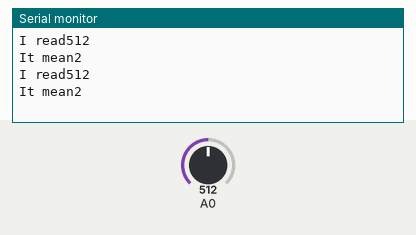
Recording of a sketch running on a simulated Arduino Uno, built with avr-gcc and run on an emulated ATmega328P. On the bench: the last lines printed to the serial monitor. Inputs (shaded band) come from the test bench; at power-on: A0 = 512.

Above: at 1.2 s.
1.3 s: A0 set to 716
At 2.6 s:
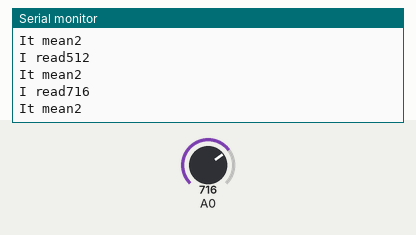
2.8 s: A0 set to 900
At 3.8 s:
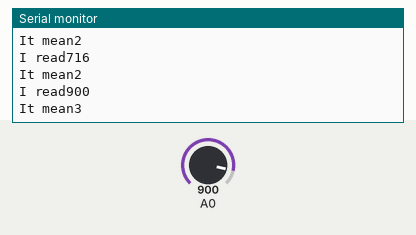
Timing chart, 0 to 5.8 s (numbered marks = the images above; inputs shaded):
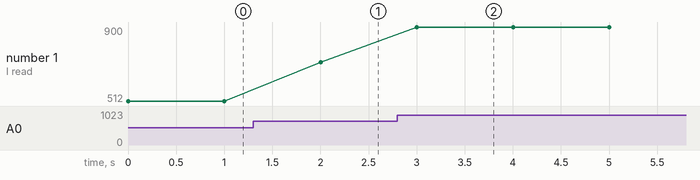

Measured:
- after the input at 1.3 s, the serial monitor: prints a new line after 0.70 s (image 1)
- after the input at 2.8 s, the serial monitor: prints a new line after 0.20 s (image 2)
- plotted number 1: 512 → 716 after the input at 1.3 s, 716 → 900 after the input at 2.8 s

The sketch:

ADC.ino
```cpp
void setup()
{
  Serial.begin(115200);
  Serial.println();
}

void loop()
{

  Serial.print("I read");
  Serial.println(analogRead(A0));
  Serial.print("It mean");
  Serial.println(analogRead(A0)/256);
  delay(1000);
}
```
